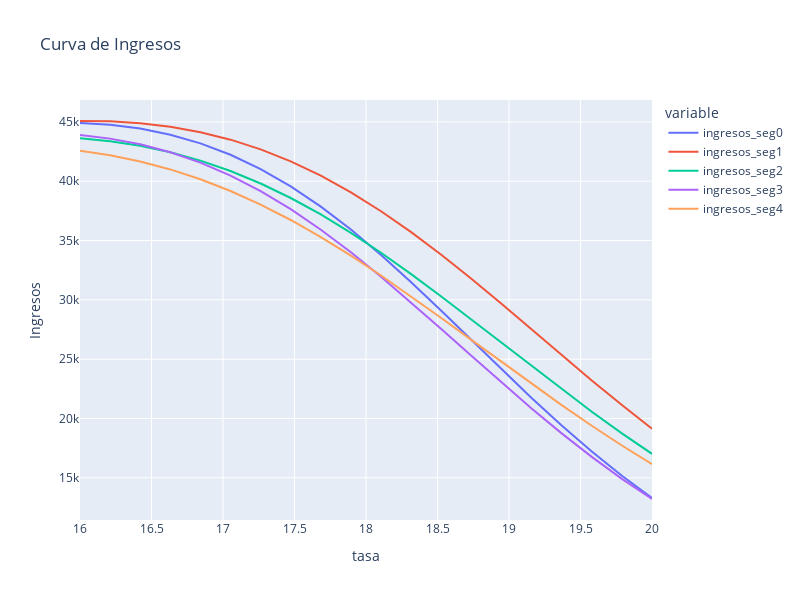

Notebook source saved alongside this figure:
### Code cell
# Graficamos las curvas de Precio-Ingresos
fig = px.line(df_elasticidad, x='irr', y=['ingresos_seg0', 'ingresos_seg1',
                                             'ingresos_seg2', 'ingresos_seg3', 'ingresos_seg4'
                                             ],
              labels={'irr':'tasa', 'value':'Ingresos'},
              title='Curva de Ingresos',
              width=800, height=600)

fig.show()

### Figure 1 — Plotly figure (JSON) as saved in the notebook; plotly's stock layout.template omitted (floating-point values rounded to 4 significant figures)
{"data": [{"hovertemplate": "variable=ingresos_seg0<br>tasa=%{x}<br>Ingresos=%{y}<extra></extra>", "legendgroup": "ingresos_seg0", "line": {"color": "#636efa", "dash": "solid"}, "marker": {"symbol": "circle"}, "mode": "lines", "name": "ingresos_seg0", "orientation": "v", "showlegend": true, "type": "scatter", "x": [16, 16.21, 16.42, 16.63, 16.84, 17.05, 17.26, 17.47, 17.68, 17.89, 18.11, 18.32, 18.53, 18.74, 18.95, 19.16, 19.37, 19.58, 19.79, 20], "xaxis": "x", "y": [44910.0, 44760.0, 44430.0, 43920.0, 43190.0, 42230.0, 41020.0, 39560.0, 37860.0, 35920.0, 33790.0, 31490.0, 29080.0, 26620.0, 24150.0, 21730.0, 19400.0, 17210.0, 15170.0, 13300.0], "yaxis": "y"}, {"hovertemplate": "variable=ingresos_seg1<br>tasa=%{x}<br>Ingresos=%{y}<extra></extra>", "legendgroup": "ingresos_seg1", "line": {"color": "#EF553B", "dash": "solid"}, "marker": {"symbol": "circle"}, "mode": "lines", "name": "ingresos_seg1", "orientation": "v", "showlegend": true, "type": "scatter", "x": [16, 16.21, 16.42, 16.63, 16.84, 17.05, 17.26, 17.47, 17.68, 17.89, 18.11, 18.32, 18.53, 18.74, 18.95, 19.16, 19.37, 19.58, 19.79, 20], "xaxis": "x", "y": [45070.0, 45040.0, 44890.0, 44590.0, 44130.0, 43500.0, 42680.0, 41670.0, 40460.0, 39060.0, 37470.0, 35710.0, 33800.0, 31770.0, 29660.0, 27510.0, 25350.0, 23210.0, 21130.0, 19130.0], "yaxis": "y"}, {"hovertemplate": "variable=ingresos_seg2<br>tasa=%{x}<br>Ingresos=%{y}<extra></extra>", "legendgroup": "ingresos_seg2", "line": {"color": "#00cc96", "dash": "solid"}, "marker": {"symbol": "circle"}, "mode": "lines", "name": "ingresos_seg2", "orientation": "v", "showlegend": true, "type": "scatter", "x": [16, 16.21, 16.42, 16.63, 16.84, 17.05, 17.26, 17.47, 17.68, 17.89, 18.11, 18.32, 18.53, 18.74, 18.95, 19.16, 19.37, 19.58, 19.79, 20], "xaxis": "x", "y": [43620.0, 43370.0, 42980.0, 42440.0, 41730.0, 40860.0, 39810.0, 38580.0, 37190.0, 35650.0, 33970.0, 32170.0, 30280.0, 28340.0, 26370.0, 24400.0, 22450.0, 20560.0, 18750.0, 17020.0], "yaxis": "y"}, {"hovertemplate": "variable=ingresos_seg3<br>tasa=%{x}<br>Ingresos=%{y}<extra></extra>", "legendgroup": "ingresos_seg3", "line": {"color": "#ab63fa", "dash": "solid"}, "marker": {"symbol": "circle"}, "mode": "lines", "name": "ingresos_seg3", "orientation": "v", "showlegend": true, "type": "scatter", "x": [16, 16.21, 16.42, 16.63, 16.84, 17.05, 17.26, 17.47, 17.68, 17.89, 18.11, 18.32, 18.53, 18.74, 18.95, 19.16, 19.37, 19.58, 19.79, 20], "xaxis": "x", "y": [43890.0, 43590.0, 43110.0, 42440.0, 41560.0, 40470.0, 39160.0, 37640.0, 35910.0, 34000.0, 31950.0, 29780.0, 27540.0, 25280.0, 23030.0, 20840.0, 18750.0, 16760.0, 14920.0, 13210.0], "yaxis": "y"}, {"hovertemplate": "variable=ingresos_seg4<br>tasa=%{x}<br>Ingresos=%{y}<extra></extra>", "legendgroup": "ingresos_seg4", "line": {"color": "#FFA15A", "dash": "solid"}, "marker": {"symbol": "circle"}, "mode": "lines", "name": "ingresos_seg4", "orientation": "v", "showlegend": true, "type": "scatter", "x": [16, 16.21, 16.42, 16.63, 16.84, 17.05, 17.26, 17.47, 17.68, 17.89, 18.11, 18.32, 18.53, 18.74, 18.95, 19.16, 19.37, 19.58, 19.79, 20], "xaxis": "x", "y": [42560.0, 42180.0, 41660.0, 40990.0, 40160.0, 39180.0, 38030.0, 36730.0, 35290.0, 33720.0, 32050.0, 30290.0, 28470.0, 26620.0, 24770.0, 22930.0, 21130.0, 19390.0, 17720.0, 16150.0], "yaxis": "y"}], "layout": {"height": 600, "legend": {"title": {"text": "variable"}, "tracegroupgap": 0}, "title": {"text": "Curva de Ingresos"}, "width": 800, "xaxis": {"anchor": "y", "domain": [0, 1], "title": {"text": "tasa"}}, "yaxis": {"anchor": "x", "domain": [0, 1], "title": {"text": "Ingresos"}}}}
